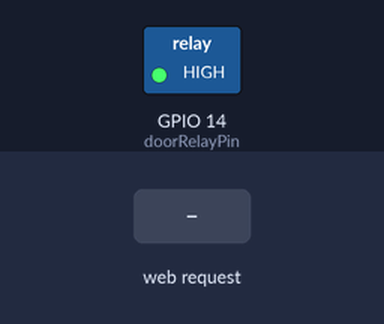
Recording of a sketch running on a simulated ESP8266 (NodeMCU). Shown: switched loads named in the sketch (green lamp = pin HIGH). The test bench sets the inputs (shaded band). WiFi joins after 1.5 s; servers stay silent unless stated; what the sketch prints to the serial monitor is not drawn.

Above: at 2.7 s.
2.8 s: HTTP request GET /open received
At 3.1 s:
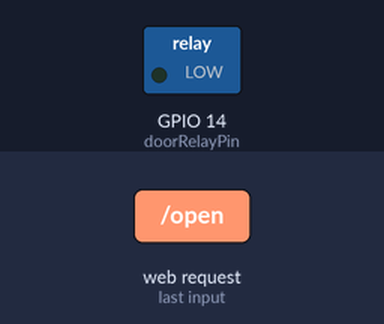
4.3 s: HTTP request GET /ping received
Timing chart, 0 to 9.3 s (numbered marks = the images above; inputs shaded):
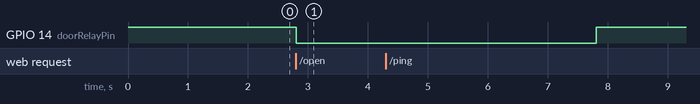

Measured:
- after the input at 2.8 s, GPIO 14 (doorRelayPin): HIGH → LOW at once

The sketch:

esp8266_door_control.ino
```cpp
#include <ESP8266WiFi.h>
#include <ESP8266WebServer.h>

// WiFi credentials - Ganti dengan SSID dan password WiFi Anda
const char* ssid = "YourWiFiSSID";
const char* password = "YourWiFiPassword";

// Pin untuk relay pintu (ganti sesuai dengan pin ESP8266 yang digunakan)
const int doorRelayPin = 14; // Pin GPIO 14 (D5) untuk relay

// Durasi pintu terbuka dalam milidetik (misalnya 5 detik)
const unsigned long doorOpenDuration = 5000;

// Web server pada port 80
ESP8266WebServer server(80);

// Variabel untuk tracking status pintu
bool doorOpen = false;
unsigned long doorOpenTime = 0;

void setup() {
  Serial.begin(9600); // Changed to 9600 as per user feedback

  // Setup pin relay sebagai output
  pinMode(doorRelayPin, OUTPUT);
  digitalWrite(doorRelayPin, HIGH); // Relay OFF (pintu terkunci)

  // Koneksi ke WiFi
  WiFi.begin(ssid, password);
  Serial.print("Connecting to WiFi");
  while (WiFi.status() != WL_CONNECTED) {
    delay(500);
    Serial.print(".");
  }
  Serial.println("");
  Serial.print("Connected to WiFi. IP address: ");
  Serial.println(WiFi.localIP());

  // Setup routes
  server.on("/open", HTTP_GET, handleOpenDoor);
  server.on("/ping", HTTP_GET, handlePing);
  server.onNotFound(handleNotFound);

  // Start server
  server.begin();
  Serial.println("HTTP server started");
}

void loop() {
  server.handleClient();

  // Cek apakah pintu perlu ditutup
  if (doorOpen && (millis() - doorOpenTime >= doorOpenDuration)) {
    closeDoor();
  }
}

void handleOpenDoor() {
  Serial.println("Door open request received");

  // Buka pintu
  openDoor();

  // Kirim response
  server.send(200, "text/plain", "Door opened successfully");
}

void handlePing() {
  Serial.println("Ping request received");

  // Kirim response dengan status
  String response = "ESP8266 is online. Door status: " + String(doorOpen ? "open" : "closed");
  server.send(200, "text/plain", response);
}

void handleNotFound() {
  server.send(404, "text/plain", "Not found");
}

void openDoor() {
  digitalWrite(doorRelayPin, LOW); // Relay ON (pintu terbuka)
  doorOpen = true;
  doorOpenTime = millis();
  Serial.println("Door opened");
}

void closeDoor() {
  digitalWrite(doorRelayPin, HIGH); // Relay OFF (pintu terkunci)
  doorOpen = false;
  Serial.println("Door closed");
}
```

test_relay.ino
```cpp

```
